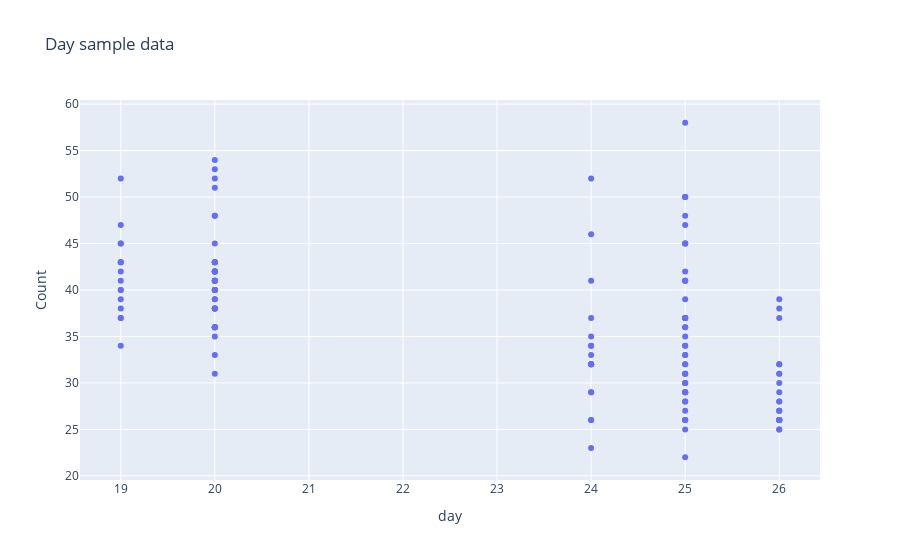

Notebook cell for this chart:
### Code cell
# Create a scatter plot for the samples
trace4 = go.Scatter(
    x=data_test_df["day"],
    y=data_test_df["Count"],
    mode="markers",
    name="Sample Data",
)

# Combine the two plots
data = [trace4]


# Create a layout
layout = go.Layout(
    title="Day sample data",
    xaxis=dict(title="day"),
    yaxis=dict(title="Count"),
)

# Create a Figure and plot it
fig = go.Figure(data=data, layout=layout)
fig.show()

### Figure 1 — Plotly figure (JSON) as saved in the notebook; plotly's stock layout.template omitted (floating-point values rounded to 4 significant figures; data arrays with more than 128 entries replaced by an {"elided": "..."} marker saying what was removed)
{"data": [{"mode": "markers", "name": "Sample Data", "type": "scatter", "x": {"elided": "146 int values"}, "y": {"elided": "146 int values"}}], "layout": {"title": {"text": "Day sample data"}, "xaxis": {"title": {"text": "day"}}, "yaxis": {"title": {"text": "Count"}}}}
